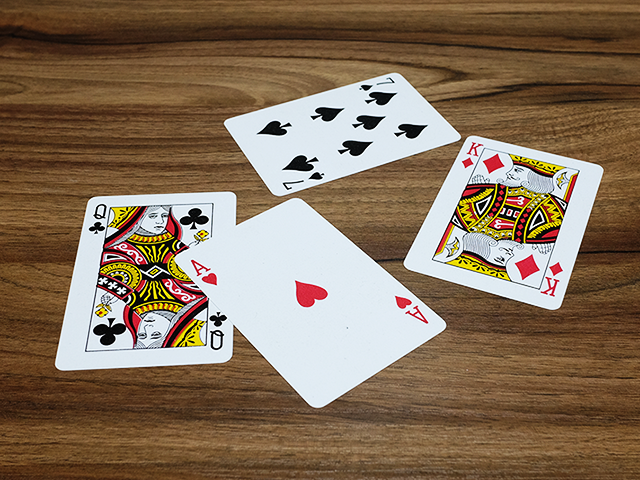
//> input picture OpenCV/cppTest/data/card.bmp, 640 x 480 px
$ ./perspectiveTransform   (built with g++ and OpenCV 4)
//> lines starting //> are read from the running program, lines starting //| are printed output that depends on the picture
#include "opencv2/opencv.hpp"
#include "opencv2/freetype.hpp"
#include <iostream>
#include <string>

using namespace cv;
using namespace std;

String folder = "/home/test/Desktop/AIOT_2024_ROBOT/OpenCV/cppTest/data/";
void onMouse(int event, int x, int y, int flags, void *data);

struct Mydata{
    Mat src;
    bool flag = false;
    Point2f srcPts[4], dstPts[4];
};

int main()
{
    Mydata myData;
    myData.src = imread(folder + "card.bmp", IMREAD_COLOR);
//> myData.src is the input picture: 480 rows x 640 cols, CV_8UC3; mean B, G, R 90.2, 112.3, 133.7

    namedWindow("src");
    setMouseCallback("src", onMouse, (void *)&myData);

    imshow("src", myData.src);

    waitKey(0);
//> the left mouse button is pressed and released at (160, 120)
//> the left mouse button is pressed and released at (480, 120)
//> the left mouse button is pressed and released at (480, 360)
//> the left mouse button is pressed and released at (160, 360)
//> in onMouse (call 7), `circle(ptr -> src, Point(x, y), 10, Scalar(255, 0, 0), -1);`:
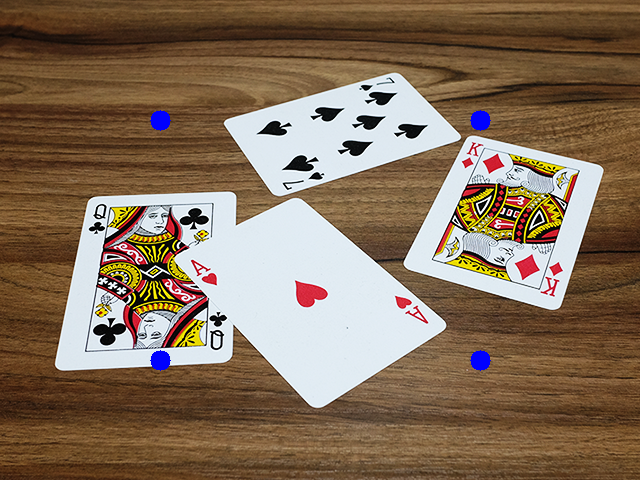
//> ptr->src: 480 rows x 640 cols, CV_8UC3; mean B, G, R 90.9, 111.8, 133.2
//> in onMouse (call 7), `warpPerspective(ptr -> src, dst, M, Size(200, 300));`:
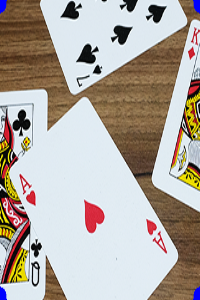
//> dst: 300 rows x 200 cols, CV_8UC3; mean B, G, R 162.6, 170.3, 178.1
    return 0;
}

void onMouse(int event, int x, int y, int flags, void *data)
{
    Mydata *ptr = (Mydata *)data;
    static int cnt = 0;
    switch (event)
    {
    case EVENT_LBUTTONDOWN:
        ptr -> srcPts[cnt++] = Point2f(x, y);
        cout << ptr -> srcPts << endl;
        circle(ptr -> src, Point(x, y), 10, Scalar(255, 0, 0), -1);
        imshow("img", ptr -> src);
        if(cnt == 4){
            ptr -> dstPts[0] = Point2f(0, 0);
            ptr -> dstPts[1] = Point2f(200 - 1, 0);
            ptr -> dstPts[2] = Point2f(200 - 1, 300 - 1);
            ptr -> dstPts[3] = Point2f(0, 300 - 1);
            Mat M = getPerspectiveTransform(ptr -> srcPts, ptr -> dstPts);
            Mat dst;
            warpPerspective(ptr -> src, dst, M, Size(200, 300));
            imshow("dst", dst);
            cnt = 0;
        }
        break;
    }
}

$ run again, with OpenCV/cppTest/data/rose.bmp copied over OpenCV/cppTest/data/card.bmp
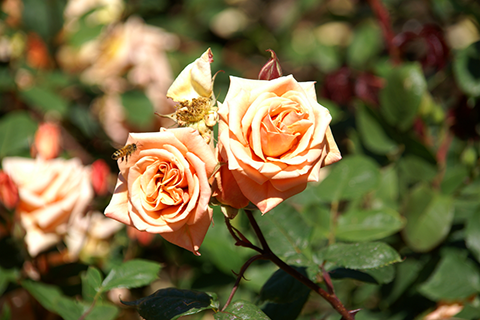
//> input picture OpenCV/cppTest/data/rose.bmp, 480 x 320 px
//> myData.src is the input picture: 320 rows x 480 cols, CV_8UC3; mean B, G, R 63.1, 103.6, 116.2
//> in onMouse (call 7), `circle(ptr -> src, Point(x, y), 10, Scalar(255, 0, 0), -1);`:
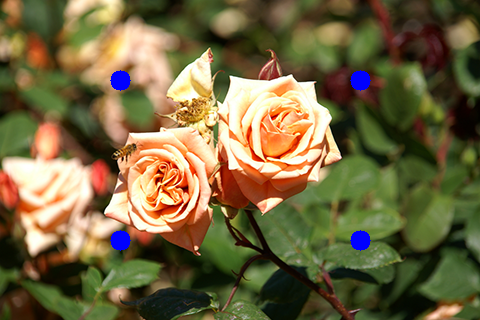
//> ptr->src: 320 rows x 480 cols, CV_8UC3; mean B, G, R 64.8, 102.8, 115.3
//> in onMouse (call 7), `warpPerspective(ptr -> src, dst, M, Size(200, 300));`:
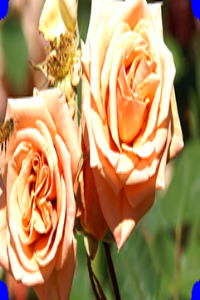
//> dst: 300 rows x 200 cols, CV_8UC3; mean B, G, R 98.3, 143.5, 178.3
